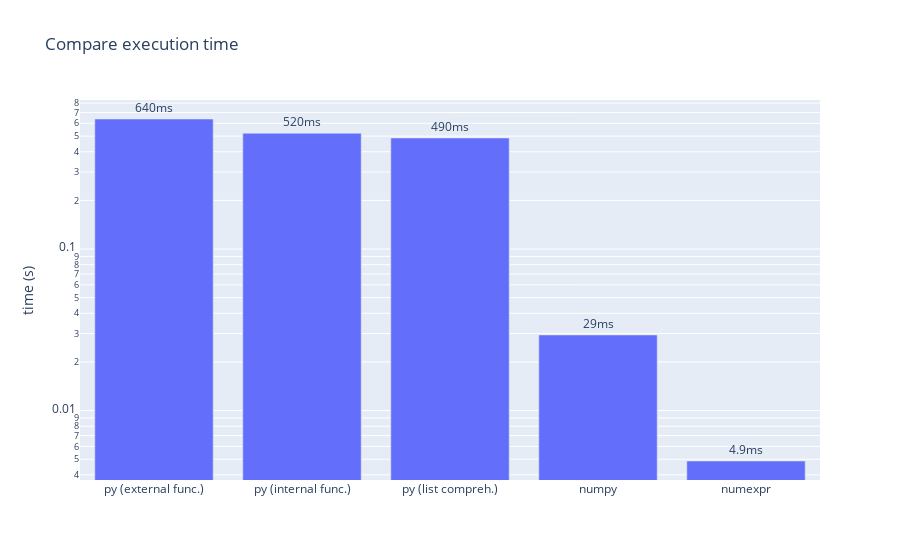

Write notebook code for a chart like this one.
### Code cell
fig = px.bar(x=x, 
             y=y, 
             text=y, 
             title='Compare execution time (log scale)', 
             labels={'x':'', 'y':'time (s)'}, 
             log_y=True)
fig.update_traces(texttemplate='%{text:.2s}s', 
                  textposition='outside')
fig.show()

### Figure 1 — Plotly figure (JSON) as saved in the notebook; plotly's stock layout.template omitted (floating-point values rounded to 4 significant figures)
{"data": [{"alignmentgroup": "True", "hovertemplate": "=%{x}<br>time (s)=%{y}<br>text=%{text}<extra></extra>", "legendgroup": "", "marker": {"color": "#636efa", "pattern": {"shape": ""}}, "name": "", "offsetgroup": "", "orientation": "v", "showlegend": false, "text": [0.6382, 0.5209, 0.4867, 0.02938, 0.004874], "textposition": "outside", "texttemplate": "%{text:.2s}s", "type": "bar", "x": ["py (external func.)", "py (internal func.)", "py (list compreh.)", "numpy", "numexpr"], "xaxis": "x", "y": [0.6382, 0.5209, 0.4867, 0.02938, 0.004874], "yaxis": "y"}], "layout": {"barmode": "relative", "legend": {"tracegroupgap": 0}, "title": {"text": "Compare execution time"}, "xaxis": {"anchor": "y", "domain": [0, 1], "title": {"text": ""}}, "yaxis": {"anchor": "x", "domain": [0, 1], "title": {"text": "time (s)"}, "type": "log"}}}
